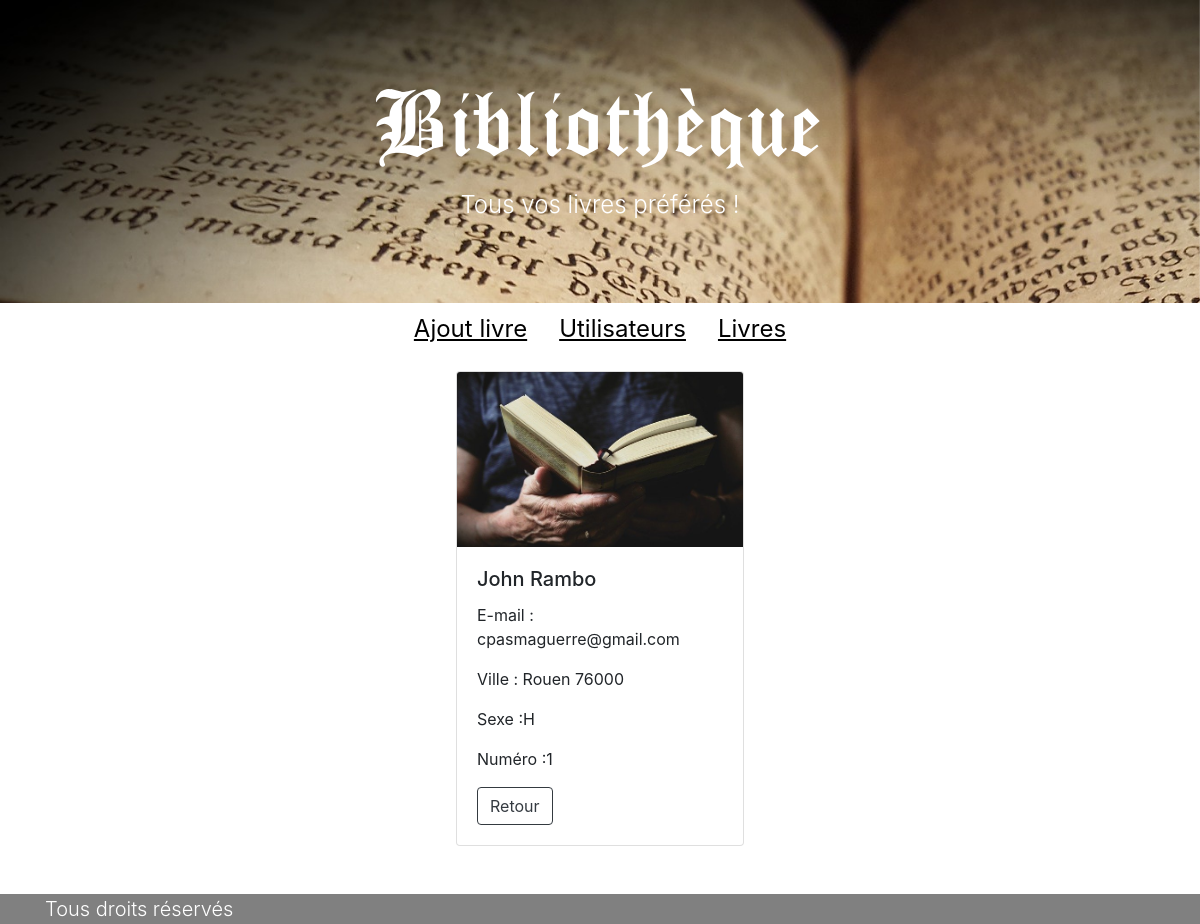
The page /user.php?id=1 on the database its author committed.
### tables this page shows
CREATE TABLE User(
  id INT UNSIGNED NOT NULL AUTO_INCREMENT,
  lastname VARCHAR(50) NOT NULL,
  firstname VARCHAR(50) NOT NULL,
  email VARCHAR(50) NOT NULL UNIQUE,
  city VARCHAR(30) NOT NULL,
  city_code CHAR(5) NOT NULL,
  sex CHAR(1) NOT NULL,
  PRIMARY KEY (id)
);

### user.php (called while the page is built)
<?php
require "view/template/header.php";
require "view/template/nav.php";
require "model/userManager.php";
require "model/entity/user.php";
$userManager = new UserManager();
$users = $userManager->getUserById($_GET["id"]);
require "view/userView.php";
require "view/template/footer.php";

### model/userManager.php (called while the page is built, shortened)
<?php
class userManager {
  public function __construct(){
    $this->db = new PDO('mysql:host=localhost;dbname=bibliotheque_PHP', 'bibliothequePHP', 'root');
  }
  public function getUserById($id) {
    $query = $this->db->prepare(
      "SELECT id, lastname, firstname, email, city, city_code, sex
      FROM user
      WHERE id = :id"
    );
    $query->execute([
      "id" => $id
    ]);
    $users = $query->fetchAll(PDO::FETCH_ASSOC);
    foreach($users as $key => $user){
      $users[$key] = new User($user);
    }
    return $users;
  }
}

### model/entity/user.php (called while the page is built, shortened)
<?php
class User {
    protected int $id;
    protected string $lastname;
    protected string $firstname;
    protected string $email;
    protected string $city;
    protected string $city_code;
    protected string $sex;
    public function setId(int $id):self{
        $this->id = $id;
        return $this;
    }
    public function getId(){
        return $this->id;
    }
    public function setLastname(string $lastname):self{
        $this->lastname = $lastname;
        return $this;
    }
    public function getLastname(){
        return $this->lastname;
    }
    public function setFirstname(string $firstname):self{
        $this->firstname = $firstname;
        return $this;
    }
    public function getFirstname(){
        return $this->firstname;
    }
    public function setEmail(string $email):self{
        $this->email = $email;
        return $this;
    }
    public function getEmail(){
        return $this->email;
    }
    public function setCity(string $city):self{
        $this->city = $city;
        return $this;
    }
    public function getCity(){
        return $this->city;
    }
    public function setCity_code(string $city_code):self{
        $this->city_code = $city_code;
        return $this;
    }
    public function getCity_code(){
        return $this->city_code;
    }
    public function setSex(string $sex):self{
        if (in_array($sex, self::SEX)) {
            $this->sex = $sex;
          }
        return $this;
    }
    public function getSex(){
        return $this->sex;
    }
    private function hydrate(array $data) {
        foreach ($data as $key => $value) {
            $method = "set" . ucfirst($key);
        }
    }
}

### view/userView.php (the view)
<div class="mt-3 mb-5 d-flex justify-content-center animate__animated animate__bounceInLeft">
    <?php
    foreach($users as $user): ?>
        <div class="card" style="width: 18rem;">
            <img src="assets/img/lecteur.jpg" class="card-img-top" alt="book">
            <div class="card-body">
            <h5 class="card-title"><?php echo $user->getFirstname() . " " . $user->getLastname(); ?></h5>
            <p class="card-text">E-mail : <?php echo $user->getEmail(); ?></p>
            <p class="card-text">Ville : <?php echo $user->getCity() . " " . $user->getCity_code(); ?></p>
            <p class="card-text">Sexe :<?php echo $user->getSex(); ?></p>
            <p class="card-text">Numéro :<?php echo $user->getId(); ?></p>
            <a href="users.php" class="btn btn-outline-dark">Retour</a>
        </div>
</div>
<?php
endforeach;
?>

### assets/css/main.css (style rules this page uses)
html { color: #222; font-size: 1em; line-height: 1.4; }
audio, canvas, iframe, img, svg, video { vertical-align: middle; }

### rows shown on the page
user: firstname "John", lastname "Rambo", email "cpasmaguerre@gmail.com", city "Rouen", city_code "76000", sex "H", id "1"
